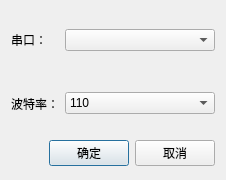
<?xml version="1.0" encoding="UTF-8"?>
<ui version="4.0">
 <class>SerialSetWindow</class>
 <widget class="QDialog" name="SerialSetWindow">
  <property name="geometry">
   <rect>
    <x>0</x>
    <y>0</y>
    <width>226</width>
    <height>180</height>
   </rect>
  </property>
  <property name="windowTitle">
   <string>串口设置</string>
  </property>
  <layout class="QVBoxLayout" name="verticalLayout">
   <item>
    <layout class="QGridLayout" name="gridLayout">
     <item row="0" column="0">
      <widget class="QLabel" name="label">
       <property name="sizePolicy">
        <sizepolicy hsizetype="Minimum" vsizetype="Expanding">
         <horstretch>0</horstretch>
         <verstretch>0</verstretch>
        </sizepolicy>
       </property>
       <property name="text">
        <string>串口：</string>
       </property>
      </widget>
     </item>
     <item row="1" column="0">
      <widget class="QLabel" name="label_2">
       <property name="sizePolicy">
        <sizepolicy hsizetype="Minimum" vsizetype="Expanding">
         <horstretch>0</horstretch>
         <verstretch>0</verstretch>
        </sizepolicy>
       </property>
       <property name="text">
        <string>波特率：</string>
       </property>
      </widget>
     </item>
     <item row="0" column="1">
      <widget class="QComboBox" name="portComboBox">
       <property name="sizePolicy">
        <sizepolicy hsizetype="Expanding" vsizetype="Fixed">
         <horstretch>0</horstretch>
         <verstretch>0</verstretch>
        </sizepolicy>
       </property>
      </widget>
     </item>
     <item row="1" column="1">
      <widget class="QComboBox" name="baudComboBox">
       <property name="sizePolicy">
        <sizepolicy hsizetype="Expanding" vsizetype="Fixed">
         <horstretch>0</horstretch>
         <verstretch>0</verstretch>
        </sizepolicy>
       </property>
       <item>
        <property name="text">
         <string>110</string>
        </property>
       </item>
       <item>
        <property name="text">
         <string>300</string>
        </property>
       </item>
       <item>
        <property name="text">
         <string>600</string>
        </property>
       </item>
       <item>
        <property name="text">
         <string>1200</string>
        </property>
       </item>
       <item>
        <property name="text">
         <string>2400</string>
        </property>
       </item>
       <item>
        <property name="text">
         <string>4800</string>
        </property>
       </item>
       <item>
        <property name="text">
         <string>9600</string>
        </property>
       </item>
       <item>
        <property name="text">
         <string>14400</string>
        </property>
       </item>
       <item>
        <property name="text">
         <string>19200</string>
        </property>
       </item>
       <item>
        <property name="text">
         <string>28800</string>
        </property>
       </item>
       <item>
        <property name="text">
         <string>38400</string>
        </property>
       </item>
       <item>
        <property name="text">
         <string>56000</string>
        </property>
       </item>
       <item>
        <property name="text">
         <string>57600</string>
        </property>
       </item>
       <item>
        <property name="text">
         <string>115200</string>
        </property>
       </item>
      </widget>
     </item>
    </layout>
   </item>
   <item>
    <layout class="QHBoxLayout">
     <property name="spacing">
      <number>6</number>
     </property>
     <property name="leftMargin">
      <number>0</number>
     </property>
     <property name="topMargin">
      <number>0</number>
     </property>
     <property name="rightMargin">
      <number>0</number>
     </property>
     <property name="bottomMargin">
      <number>0</number>
     </property>
     <item>
      <spacer>
       <property name="orientation">
        <enum>Qt::Horizontal</enum>
       </property>
       <property name="sizeHint" stdset="0">
        <size>
         <width>131</width>
         <height>31</height>
        </size>
       </property>
      </spacer>
     </item>
     <item>
      <widget class="QPushButton" name="okButton">
       <property name="text">
        <string>确定</string>
       </property>
      </widget>
     </item>
     <item>
      <widget class="QPushButton" name="cancelButton">
       <property name="text">
        <string>取消</string>
       </property>
      </widget>
     </item>
    </layout>
   </item>
  </layout>
 </widget>
 <resources/>
 <connections>
  <connection>
   <sender>okButton</sender>
   <signal>clicked()</signal>
   <receiver>SerialSetWindow</receiver>
   <slot>accept()</slot>
   <hints>
    <hint type="sourcelabel">
     <x>278</x>
     <y>253</y>
    </hint>
    <hint type="destinationlabel">
     <x>96</x>
     <y>254</y>
    </hint>
   </hints>
  </connection>
  <connection>
   <sender>cancelButton</sender>
   <signal>clicked()</signal>
   <receiver>SerialSetWindow</receiver>
   <slot>reject()</slot>
   <hints>
    <hint type="sourcelabel">
     <x>369</x>
     <y>253</y>
    </hint>
    <hint type="destinationlabel">
     <x>179</x>
     <y>282</y>
    </hint>
   </hints>
  </connection>
 </connections>
</ui>
